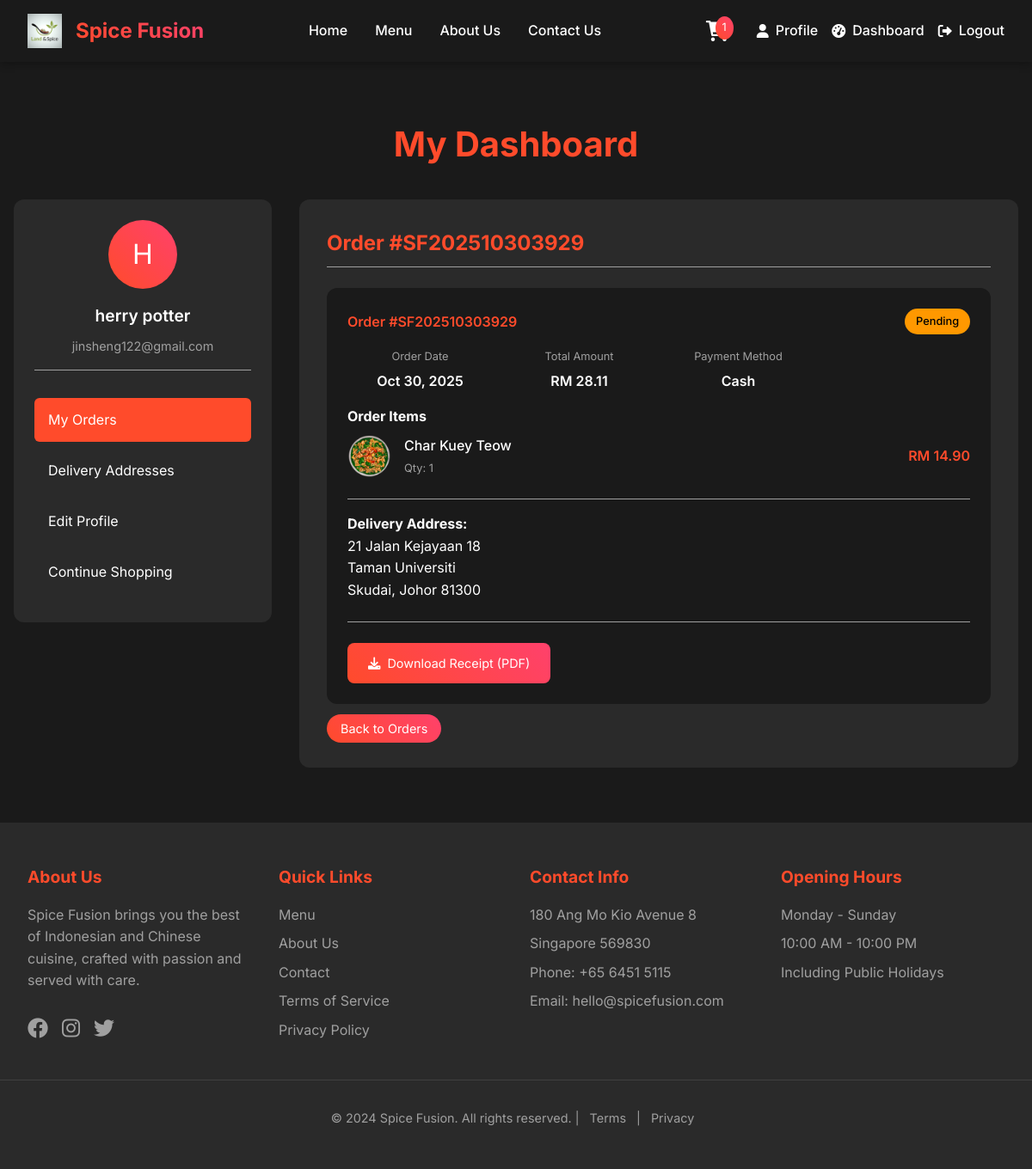
Screenshot of /customer/main/dashboard/Cdashboard.php?order_id=4 (signed in) with the database file from the repository.
### tables this page shows
CREATE TABLE `user` (
  `user_id` int(11) NOT NULL,
  `username` varchar(50) NOT NULL,
  `email` varchar(100) NOT NULL,
  `password_hash` varchar(255) NOT NULL,
  `first_name` varchar(50) NOT NULL,
  `last_name` varchar(50) NOT NULL,
  `phone` varchar(20) DEFAULT NULL,
  `date_of_birth` date DEFAULT NULL,
  `gender` enum('Male','Female','Other') DEFAULT NULL,
  `profile_image` varchar(255) DEFAULT 'user.jpg',
  `is_active` tinyint(1) DEFAULT 1,
  `is_verified` tinyint(1) DEFAULT 0,
  `security_question_id` int(11) DEFAULT NULL,
  `security_answer_hash` varchar(255) DEFAULT NULL,
  `created_at` timestamp NOT NULL DEFAULT current_timestamp(),
  `updated_at` timestamp NOT NULL DEFAULT current_timestamp() ON UPDATE current_timestamp(),
  `reset_token` varchar(100) DEFAULT NULL,
  `token_expiry` datetime DEFAULT NULL
);

CREATE TABLE `order` (
  `order_id` int(11) NOT NULL,
  `user_id` int(11) NOT NULL,
  `address_id` int(11) DEFAULT NULL,
  `order_number` varchar(50) NOT NULL,
  `order_status` enum('Pending','Confirmed','Preparing','Ready','Out for Delivery','Delivered','Cancelled') DEFAULT 'Pending',
  `order_type` enum('Dine-in','Takeaway','Delivery') DEFAULT 'Delivery',
  `subtotal` decimal(10,2) NOT NULL,
  `tax_amount` decimal(10,2) DEFAULT 0.00,
  `delivery_fee` decimal(10,2) DEFAULT 0.00,
  `total_amount` decimal(10,2) NOT NULL,
  `special_instructions` text DEFAULT NULL,
  `estimated_delivery_time` timestamp NULL DEFAULT NULL,
  `actual_delivery_time` timestamp NULL DEFAULT NULL,
  `created_at` timestamp NOT NULL DEFAULT current_timestamp(),
  `updated_at` timestamp NOT NULL DEFAULT current_timestamp() ON UPDATE current_timestamp()
);

CREATE TABLE `payment` (
  `payment_id` int(11) NOT NULL,
  `order_id` int(11) NOT NULL,
  `payment_method` enum('Cash','Card','Credit Card','Debit Card','PayPal','Online Banking') NOT NULL,
  `payment_status` enum('Pending','Processing','Completed','Failed','Refunded') DEFAULT 'Pending',
  `amount` decimal(10,2) NOT NULL,
  `transaction_id` varchar(100) DEFAULT NULL,
  `payment_date` timestamp NOT NULL DEFAULT current_timestamp()
);

CREATE TABLE `order_item` (
  `item_id` int(11) NOT NULL,
  `order_id` int(11) DEFAULT NULL,
  `product_id` int(11) NOT NULL,
  `quantity` int(11) NOT NULL DEFAULT 1,
  `unit_price` decimal(10,2) NOT NULL,
  `total_price` decimal(10,2) NOT NULL,
  `special_instructions` text DEFAULT NULL,
  `created_at` timestamp NOT NULL DEFAULT current_timestamp()
);

CREATE TABLE `product` (
  `product_id` int(11) NOT NULL,
  `category_id` int(11) DEFAULT NULL,
  `product_name` varchar(100) NOT NULL,
  `description` text DEFAULT NULL,
  `price` decimal(10,2) NOT NULL,
  `image` varchar(255) DEFAULT NULL,
  `is_available` tinyint(1) DEFAULT 1,
  `stock_quantity` int(11) DEFAULT 0,
  `preparation_time` int(11) DEFAULT 15,
  `is_featured` tinyint(1) DEFAULT 0,
  `created_at` timestamp NOT NULL DEFAULT current_timestamp(),
  `updated_at` timestamp NOT NULL DEFAULT current_timestamp() ON UPDATE current_timestamp()
);

CREATE TABLE `delivery_address` (
  `address_id` int(11) NOT NULL,
  `user_id` int(11) NOT NULL,
  `address_line1` varchar(255) NOT NULL,
  `address_line2` varchar(255) DEFAULT NULL,
  `city` varchar(100) NOT NULL,
  `state` varchar(100) NOT NULL,
  `postal_code` varchar(20) NOT NULL,
  `country` varchar(100) DEFAULT 'Malaysia',
  `is_default` tinyint(1) DEFAULT 0,
  `created_at` timestamp NOT NULL DEFAULT current_timestamp()
);

### customer/main/dashboard/Cdashboard.php (the view, shortened to what this page needs)
<?php
$pdo = getDBConnection();
$user_id = getCurrentUserId();
$stmt = $pdo->prepare("SELECT * FROM user WHERE user_id = ?");
$stmt->execute([$user_id]);
$user = $stmt->fetch();
$selected_order = null;
if (isset($_GET['order_id'])) {
    $order_id = (int)$_GET['order_id'];
    $stmt = $pdo->prepare("
        SELECT o.*, da.address_line1, da.address_line2, da.city, da.state, da.postal_code,
               p.payment_method, p.payment_status, p.amount as payment_amount
        FROM `order` o
        LEFT JOIN delivery_address da ON o.address_id = da.address_id
        LEFT JOIN payment p ON o.order_id = p.order_id
        WHERE o.order_id = ? AND o.user_id = ?
    ");
    $stmt->execute([$order_id, $user_id]);
    $selected_order = $stmt->fetch();
    if ($selected_order) {
        $stmt = $pdo->prepare("
            SELECT oi.*, p.product_name, p.image
            FROM order_item oi
            JOIN product p ON oi.product_id = p.product_id
            WHERE oi.order_id = ?
        ");
        $stmt->execute([$order_id]);
        $order_items = $stmt->fetchAll();
    }
}
?>
<!DOCTYPE html>
<html lang="en">
<head>
    <link rel="stylesheet" href="https://cdnjs.cloudflare.com/ajax/libs/font-awesome/6.0.0/css/all.min.css">
</head>
<body>
    <?php include_once __DIR__ . '/../../includes/header.php'; ?>
    <div class="dashboard-container">
        <div class="dashboard-header">
            <h1>My Dashboard</h1>
        </div>
        <div class="dashboard-grid">
            <div class="sidebar">
                <div class="user-info">
                    <div class="user-avatar">
                        <?php echo strtoupper(substr($user['first_name'], 0, 1)); ?>
                    </div>
                    <div class="user-name"><?php echo htmlspecialchars($user['first_name'] . ' ' . $user['last_name']); ?></div>
                    <div class="user-email"><?php echo htmlspecialchars($user['email']); ?></div>
                </div>
                <ul class="nav-menu">
                    <li><a href="#orders" class="active" onclick="showSection('orders')">My Orders</a></li>
                    <li><a href="#addresses" onclick="showSection('addresses')">Delivery Addresses</a></li>
                    <li><a href="../profile/profile.php">Edit Profile</a></li>
                    <li><a href="../index/index.php">Continue Shopping</a></li>
                </ul>
            </div>
            <div class="main-content">
                <?php if ($selected_order): ?>
                    <div class="section-header">
                        <h2>Order #<?php echo htmlspecialchars($selected_order['order_number']); ?></h2>
                    </div>
                    <div class="order-card">
                        <div class="order-header">
                            <div class="order-number">Order #<?php echo htmlspecialchars($selected_order['order_number']); ?></div>
                            <div class="order-status status-<?php echo strtolower($selected_order['order_status']); ?>">
                                <?php echo htmlspecialchars($selected_order['order_status']); ?>
                            </div>
                        </div>
                        <div class="order-details">
                            <div class="order-detail">
                                <div class="order-detail-label">Order Date</div>
                                <div class="order-detail-value"><?php echo date('M d, Y', strtotime($selected_order['created_at'])); ?></div>
                            </div>
                            <div class="order-detail">
                                <div class="order-detail-label">Total Amount</div>
                                <div class="order-detail-value">RM <?php echo number_format($selected_order['total_amount'], 2); ?></div>
                            </div>
                            <div class="order-detail">
                                <div class="order-detail-label">Payment Method</div>
                                <div class="order-detail-value"><?php echo htmlspecialchars($selected_order['payment_method'] ?? 'N/A'); ?></div>
                            </div>
                        </div>
                        <div class="order-items">
                            <h4>Order Items</h4>
                            <?php foreach ($order_items as $item): ?>
                                <div class="order-item">
                                    <img src="../../../food_images/<?php echo htmlspecialchars($item['image']); ?>"
                                         alt="<?php echo htmlspecialchars($item['product_name']); ?>" class="item-image">
                                    <div class="item-details">
                                        <div class="item-name"><?php echo htmlspecialchars($item['product_name']); ?></div>
                                        <div class="item-quantity">Qty: <?php echo $item['quantity']; ?></div>
                                    </div>
                                    <div class="item-price">RM <?php echo number_format($item['total_price'], 2); ?></div>
                                </div>
                            <?php endforeach; ?>
                        </div>
                        <div style="margin-top: 1rem; padding-top: 1rem; border-top: 1px solid var(--text-gray);">
                            <strong>Delivery Address:</strong><br>
                            <?php echo htmlspecialchars($selected_order['address_line1']); ?><br>
                            <?php if ($selected_order['address_line2']): ?>
                                <?php echo htmlspecialchars($selected_order['address_line2']); ?><br>
                            <?php endif; ?>
                            <?php echo htmlspecialchars($selected_order['city'] . ', ' . $selected_order['state'] . ' ' . $selected_order['postal_code']); ?>
                        </div>
                        <div style="margin-top: 1.5rem; padding-top: 1.5rem; border-top: 1px solid var(--text-gray); display: flex; gap: 1rem;">
                            <a href="../../api/download_receipt.php?order_id=<?php echo $selected_order['order_id']; ?>" class="view-order-btn" target="_blank" style="background: var(--gradient-primary); color: white; text-decoration: none; padding: 0.75rem 1.5rem; border-radius: 8px; display: inline-flex; align-items: center; gap: 0.5rem;">
                                <i class="fas fa-download"></i> Download Receipt (PDF)
                            </a>
                        </div>
                    </div>
                    <a href="Cdashboard.php" class="view-order-btn">Back to Orders</a>
                <?php endif; ?>
            </div>
        </div>
    </div>
    <?php include_once __DIR__ . '/../../includes/footer.php'; ?>
</body>
</html>

### customer/includes/styles.css (style rules this page uses)
:root { --primary-color: #FF4B2B; --secondary-color: #FF416C; --background-dark: #1a1a1a; --text-light: #ffffff; --text-gray: #a0a0a0; --card-bg: #2a2a2a; --gradient-primary: linear-gradient(45deg, var(--primary-color), var(--secondary-color)); --shadow-soft: 0 4px 6px rgba(0, 0, 0, 0.1); --shadow-strong: 0 8px 16px rgba(0, 0, 0, 0.2); --border-radius: 12px; --transition: all 0.3s ease; }
* { margin: 0; padding: 0; box-sizing: border-box; }
body { font-family: 'Inter', sans-serif; background-color: var(--background-dark); color: var(--text-light); line-height: 1.6; min-height: 100vh; }

### customer/main/dashboard/Cdashboard.php (style rules this page uses)
:root { --primary-color: #FF4B2B; --secondary-color: #FF416C; --background-dark: #1a1a1a; --text-light: #ffffff; --text-gray: #a0a0a0; --card-bg: #2a2a2a; --gradient-primary: linear-gradient(45deg, var(--primary-color), var(--secondary-color)); --shadow-soft: 0 4px 6px rgba(0, 0, 0, 0.1); --shadow-strong: 0 8px 16px rgba(0, 0, 0, 0.2); --border-radius: 12px; --transition: all 0.3s ease; }
body { font-family: 'Inter', sans-serif; margin: 0; padding: 0; background-color: var(--background-dark); color: var(--text-light); }
.dashboard-container { max-width: 1200px; margin: 2rem auto; padding: 0 1rem; margin-top: 4rem; }
.dashboard-header { text-align: center; margin-bottom: 2rem; }
.dashboard-header h1 { color: var(--primary-color); font-size: 2.5rem; margin-bottom: 0.5rem; }
.dashboard-grid { display: grid; grid-template-columns: 300px 1fr; gap: 2rem; }
.sidebar { background: var(--card-bg); border-radius: var(--border-radius); padding: 1.5rem; height: fit-content; }
.user-info { text-align: center; margin-bottom: 2rem; padding-bottom: 1rem; border-bottom: 1px solid var(--text-gray); }
.user-avatar { width: 80px; height: 80px; border-radius: 50%; margin: 0 auto 1rem; background: var(--gradient-primary); display: flex; align-items: center; justify-content: center; font-size: 2rem; color: var(--text-light); }
.user-name { font-size: 1.2rem; font-weight: 600; margin-bottom: 0.5rem; }
.user-email { color: var(--text-gray); font-size: 0.9rem; }
.nav-menu { list-style: none; padding: 0; margin: 0; }
.nav-menu li { margin-bottom: 0.5rem; }
.nav-menu a { display: block; padding: 0.8rem 1rem; color: var(--text-light); text-decoration: none; border-radius: 6px; transition: var(--transition); }
.nav-menu a:hover, .nav-menu a.active { background: var(--primary-color); }
.main-content { background: var(--card-bg); border-radius: var(--border-radius); padding: 2rem; }
.section-header { margin-bottom: 1.5rem; padding-bottom: 0.5rem; border-bottom: 1px solid var(--text-gray); display: flex; justify-content: space-between; align-items: center; }
.section-header h2 { color: var(--primary-color); margin: 0; }
.order-card { background: var(--background-dark); border-radius: var(--border-radius); padding: 1.5rem; margin-bottom: 1rem; transition: var(--transition); }
.order-header { display: flex; justify-content: space-between; align-items: center; margin-bottom: 1rem; }
.order-number { font-weight: 600; color: var(--primary-color); }
.order-status { padding: 0.3rem 0.8rem; border-radius: 20px; font-size: 0.8rem; font-weight: 500; }
.status-pending { background: #ff9800; color: #000; }
.order-details { display: grid; grid-template-columns: 1fr 1fr 1fr 1fr; gap: 1rem; margin-bottom: 1rem; }
.order-detail { text-align: center; }
.order-detail-label { color: var(--text-gray); font-size: 0.8rem; margin-bottom: 0.3rem; }
.order-detail-value { font-weight: 600; }
.view-order-btn { background: var(--gradient-primary); color: var(--text-light); border: none; padding: 0.5rem 1rem; border-radius: 20px; cursor: pointer; text-decoration: none; font-size: 0.9rem; transition: var(--transition); }
.order-items { margin-top: 1rem; }
.order-item { display: flex; align-items: center; gap: 1rem; padding: 0.5rem 0; border-bottom: 1px solid rgba(255, 255, 255, 0.1); }
.order-item:last-child { border-bottom: none; }
.item-image { width: 50px; height: 50px; border-radius: 6px; object-fit: cover; }
.item-details { flex: 1; }
.item-name { font-weight: 500; margin-bottom: 0.2rem; }
.item-quantity { color: var(--text-gray); font-size: 0.8rem; }
.item-price { color: var(--primary-color); font-weight: 600; }

### rows the page displays
user: first_name "H", first_name+last_name "herry potter", email "jinsheng122@gmail.com"
order: order_number "SF202510303929", order_status "Pending", created_at "Oct 30, 2025", total_amount "28.11", payment.payment_method "Cash", address.address_line1 "21 Jalan Kejayaan 18", address.address_line2 "Taman Universiti", address.postal_code "Skudai, Johor 81300"
order_item: product.image (picture), product.product_name "Char Kuey Teow", quantity "1", total_price "14.90"

### other values shown
$cart_count "1"
